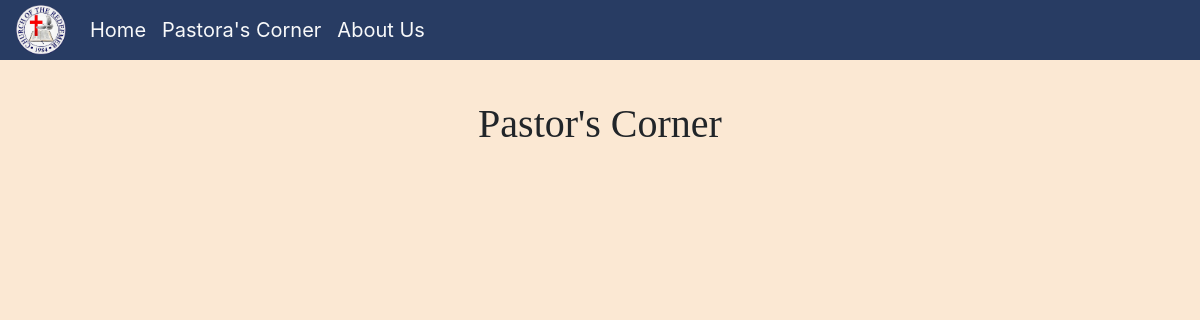
The app's page /pastoraCorner/list, older data.
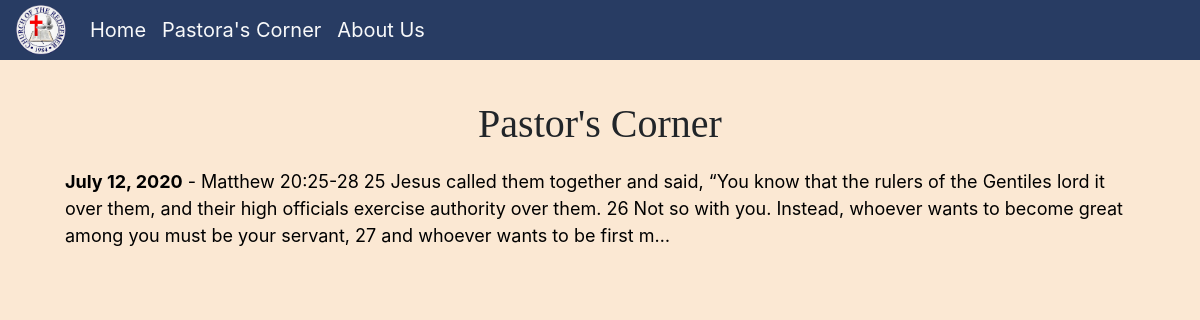
The same page, newer data.
### churchApp/models.py (models this page shows, shortened)
class Sermon(models.Model):
    date=models.DateField(unique=True)
    serviceSermon=models.TextField()

### churchApp/views.py (the view)
# urls.py: path('pastoraCorner/list',views.sermon_list,name='sermon_list'),
def sermon_list(request):
    sermoncount=Sermon.objects.all().count()
    list_dict={
    'count':sermoncount,
    'sermonList':Sermon.objects.all().order_by('-date')
    }
    return render(request,'churchApp/sermonList.html',context=list_dict)

### templates/churchApp/sermonList.html (shortened to what this page needs)
<!DOCTYPE html>
{% load static %}
<html lang="en" dir="ltr">
  <head>
    <link rel="stylesheet" href="https://stackpath.bootstrapcdn.com/bootstrap/4.5.0/css/bootstrap.min.css">
  </head>
  <body style='background-color:#fbe8d3'>
      <nav class='navbar fixed-top navbar-dark navbar-expand-lg pt-0 pb-0' style='background-color:#283c63'>
        <a class='navbar-brand'>
          <img src="{% static 'churchApp/COR Logo.png' %}" alt="Missing" width="50" height="50" loading='lazy'>
        </a>
        <div class="collapse navbar-collapse" id="navbarNav">
          <ul class="navbar-nav">
            <li class="nav-item active">
              <a class="nav-link text-light" style='font-size:20px' href="/">Home <span class="sr-only">(current)</span></a>
            </li>
            <li class="nav-item">
              <a class="nav-link text-light" style='font-size:20px' href="/pastoraCorner">Pastora's Corner</a>
            </li>
            <li class="nav-itemt">
              <a class="nav-link text-light" style='font-size:20px' href="/about">About Us</a>
            </li>
          </ul>
        </div>
      </nav>
      <h1 style='font-family:Playfair Display, serif;margin-top:100px' align='center'>Pastor's Corner</h1>
      {% if sermonList  %}
      <div class="container">
        <div class="list-group-flush rounded" style='font-size:1.125em'>
          {% for entry in sermonList %}
          <a href="{% url 'sermon_list_prev' urlId=entry.pk %}" class="list-group-item list-group-item-action">
            <strong>{{entry.date}}</strong><span> - </span>{{entry.serviceSermon|truncatechars:300}}
          </a>
          {% endfor %}
        </div>
      </div>
      {% endif %}
  </body>
</html>

### templates/churchApp/sermonList.html (style rules this page uses)
a:link { color:black; background-color:transparent; text-decoration: none; }

Row changes from the older to the newer data that the page shows:
added Sermon: date "July 12, 2020", serviceSermon "Matthew 20:25-28 25 Jesus called them together and said, “You know that the rulers of the Gentiles lord it over them, and their high officials exercise authority over them. 26 Not so with you. Instead, whoever wants to become great among you must be your servant, 27 and whoever wants to be first m…"
